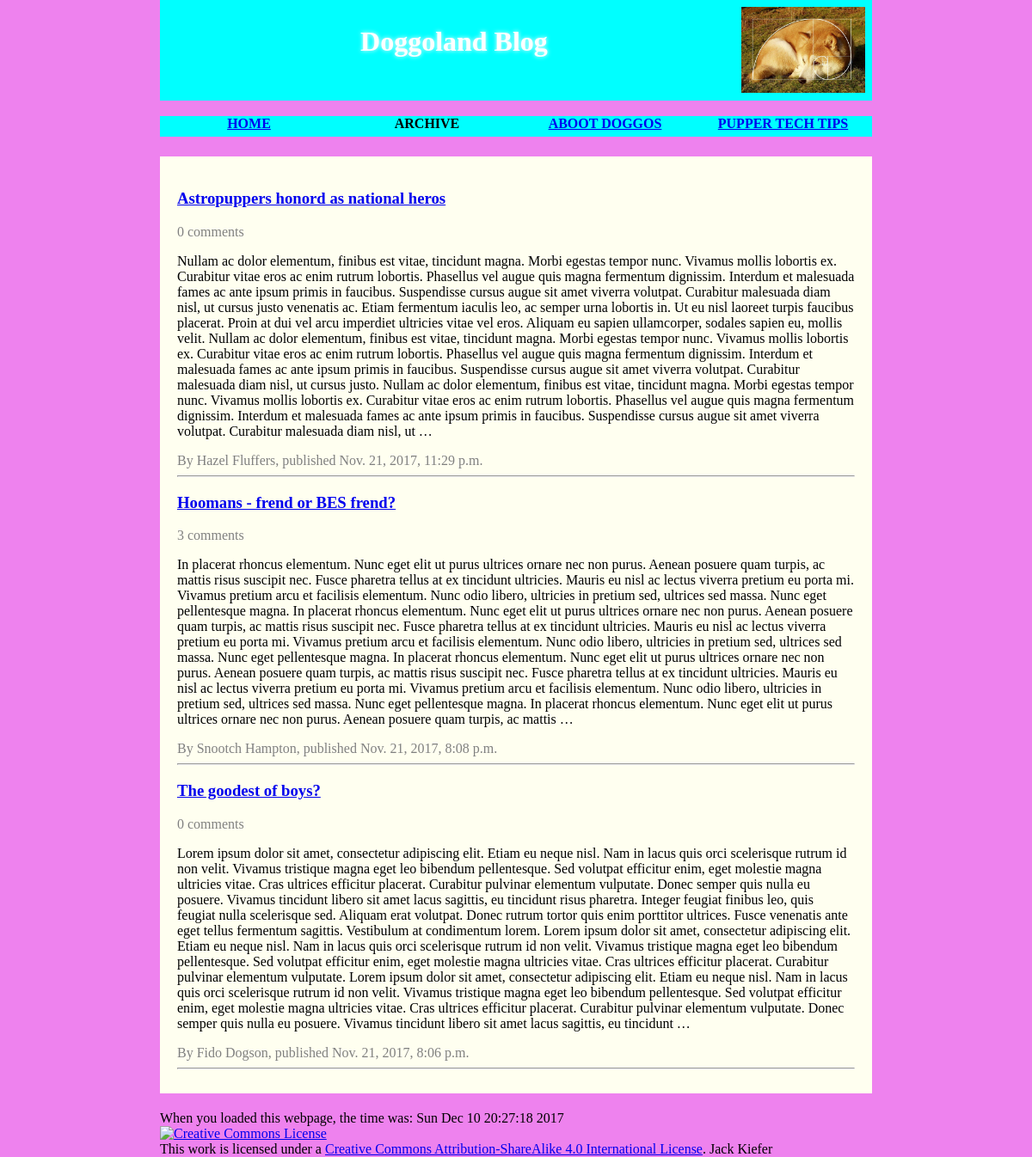
Page /blog/archive on the earlier database version.
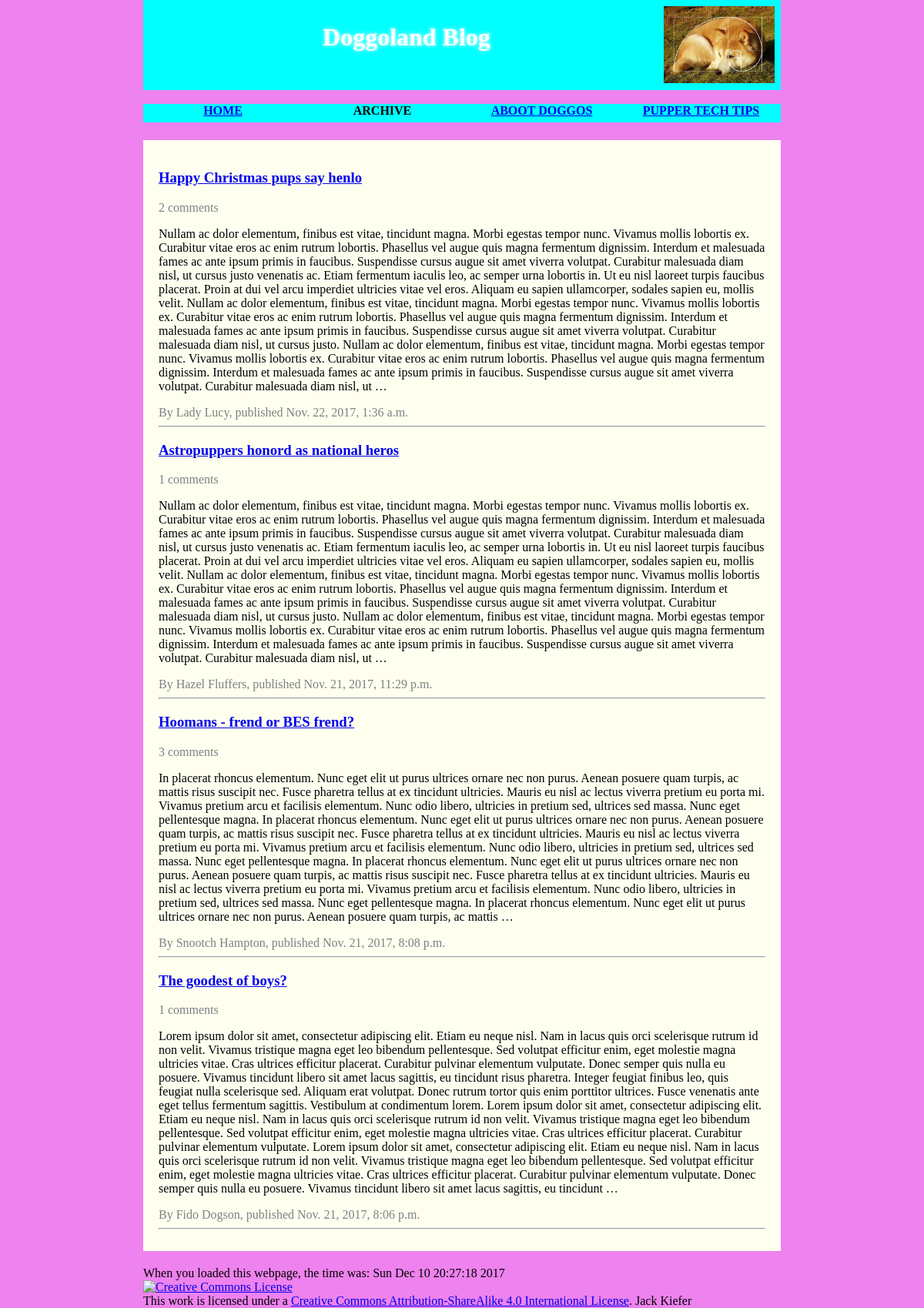
Same page on the later database version.
### blog/models.py (models this page shows, shortened)
class Blog(models.Model):
    title = models.CharField(max_length=200)
    author_name = models.CharField(max_length=50)
    content = models.TextField(max_length = 2000)
    posted_date = models.DateTimeField('date posted')

### blog/views.py (the view)
def archive(request):
    curTime = time.strftime("%c")
    blog_list = Blog.objects.order_by('-posted_date')
    template = loader.get_template('blog/archive.html')
    context = {
        'blog_list': blog_list,
        'curTime': curTime,
    }
    return HttpResponse(template.render(context,request))

### blog/templates/blog/archive.html (shortened to what this page needs)
{% load static %}
<!DOCTYPE html>
<html lang="en">
    <head>
        <link rel="stylesheet" type="text/css" href="{% static 'blog/style.css' %}">
    </head>
    <body>
    <header>
        <h1> Doggoland Blog </h1>
        <img src="{% static 'blog/fibbonaci.jpg'%}" alt="f i b b o n a c i  b o y e" />
    </header>
    <nav>
      <ul>
        <li><a href="{% url 'blog:index' %}">Home</a></li>
        <li><span>Archive</span></li>
        <li><a href="{% url 'blog:aboot' %}">Aboot doggos</a></li>
        <li><a href="{% url 'blog:tech' %}">Pupper Tech Tips</a></li>
      </ul>
    </nav>
    <main>
      <article>
      {% if blog_list %}
        {% for blog in blog_list%}
        <section>
          <h3><a href="{% url 'blog:detail' blog.id %}">{{ blog.title }}</a></h3>
          <font color="gray">{{ blog.comments_set.count }} comments</font>
          <p>
          {{ blog.content | truncatewords:200 }}
          </p>
          <font color="gray">By {{ blog.author_name }}, published {{ blog.posted_date }}</font></br>
        </section>
        <hr>
        {% endfor %}
      {% else %}
      <p> No blogs! No mames!</p>
      {% endif %}
      </article>
    </main>
    <footer>
    When you loaded this webpage, the time was: {{ curTime }}
    <br/>
    <a rel="license" href="http://creativecommons.org/licenses/by-sa/4.0/"><img alt="Creative Commons License" style="border-width:0" src="https://i.creativecommons.org/l/by-sa/4.0/88x31.png" /></a><br />This work is licensed under a <a rel="license" href="http://creativecommons.org/licenses/by-sa/4.0/">Creative Commons Attribution-ShareAlike 4.0 International License</a>. Jack Kiefer
    </footer>
   </body>
</html>

### blog/static/blog/style.css (style rules this page uses)
html { margin: 0; padding: 0; }
body { margin: 0; padding: 0; background-color: violet; width: 69%; margin: 0 auto; }
h1, h2, h3 { font-family: cursive; }
header { margin-bottom: 15px; display: flex; padding: 1%; background-color: cyan; }
header img { display: block; height: 100px; }
h1 { flex: 5; font-size: 2em; text-align: center; text-shadow: 0px 0px 5px white; color: white; }
nav { height: 30px; display: flex; flex: 100%; }
nav ul { display: flex; flex: 2; list-style-type: none; padding: 0; margin: 3px auto; background-color: cyan; }
nav li { text-align: center; display: inline; flex: 1; }
nav a, nav span { display: inline-block; height: 20px; font-weight: bold; text-transform: uppercase; }
main { display: flex; margin: 20px auto; }
article { flex: 3; padding: 20px 20px 20px 20px; background-color: #FFFFF0; }

Differences in the rows shown:
added Blog: title "Happy Christmas pups say henlo", comments_set.count "2", content "Nullam ac dolor elementum, finibus est vitae, tincidunt magna. Morbi egestas tempor nunc. Vivamus mollis lobortis ex. Curabitur vitae eros ac enim rutrum lobortis. Phasellus vel augue quis magna fermentum dignissim. Interdum et malesuada fames ac ante ipsum primis in faucibus. Suspendisse cursus augue sit amet viverra volutpat. Curabitur malesuada diam nisl, ut cursus justo venenatis ac. Etiam fermentum iaculis leo, ac semper urna lobortis in. Ut eu nisl laoreet turpis faucibus placerat. Proin at dui vel arcu imperdiet ultricies vitae vel eros. Aliquam eu sapien ullamcorper, sodales sapien eu, mollis velit. Nullam ac dolor elementum, finibus est vitae, tincidunt magna. Morbi egestas tempor…", author_name "Lady Lucy", posted_date "Nov. 22, 2017, 1:36 a.m."
computed for Blog "Astropuppers honord as national heros": comments_set.count "0" → "1"
computed for Blog "The goodest of boys?": comments_set.count "0" → "1"
